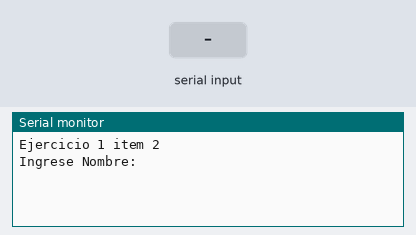
Recording of a program running on a simulated Arduino Uno, built with avr-gcc and run on an emulated ATmega328P. Shown: the last lines printed to the serial monitor. The inputs (shaded band) are chosen by the test bench.

Above: at 1.2 s.
1.3 s: "1\n" received over Serial
At 2.5 s:
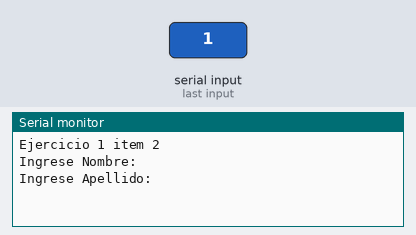
2.8 s: "0\n" received over Serial
At 3.6 s:
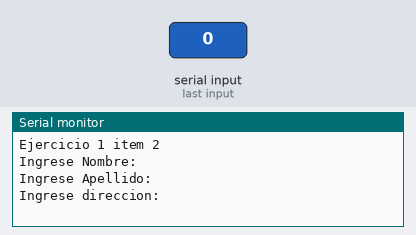
4.3 s: "2\n" received over Serial
At 4.7 s:
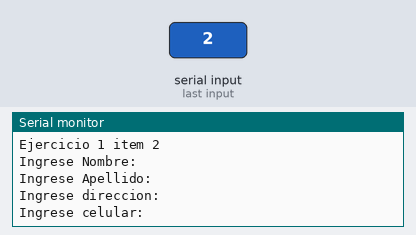
5.8 s: "1\n" received over Serial
At 6.9 s:
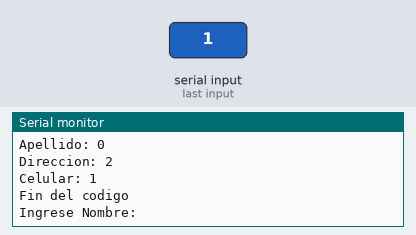

Measured:
- after the input at 1.3 s, the serial monitor: prints a new line at once (image 1)
- after the input at 2.8 s, the serial monitor: prints a new line at once (image 2)
- after the input at 4.3 s, the serial monitor: prints a new line at once (image 3)
- after the input at 5.8 s, the serial monitor: prints a new line at once (image 4)

The program:

main.cpp
```cpp
#include <Arduino.h>

String Nombre;
String Apellido;
String Direccion;
String Celular;

void setup() {

Serial.begin(9600);
Serial.println("Ejercicio 1 item 2"); //mensaje de inicio

}

void loop() {
  //solicito que ingrese los datos y que los lea
Serial.println("Ingrese Nombre:");
  while (!Serial.available()>0){

}
Nombre = Serial.readStringUntil('\n');


Serial.println("Ingrese Apellido:");
  while (!Serial.available()>0){

  }
Apellido = Serial.readStringUntil('\n');


Serial.println("Ingrese direccion:");
while (!Serial.available()>0){
}


Direccion = Serial.readStringUntil('\n');
Serial.println("Ingrese celular:");
while (!Serial.available()>0){
}


Celular = Serial.readStringUntil('\n');

//muestro los resultados
Serial.println("Resultados de Datos");
Serial.println("");
Serial.println("Nombre: " + Nombre);
Serial.println("Apellido: "  + Apellido);
Serial.println("Direccion: " + Direccion);
Serial.println("Celular: " + Celular);
Serial.println("");
Serial.println("Fin del codigo");


}
```
